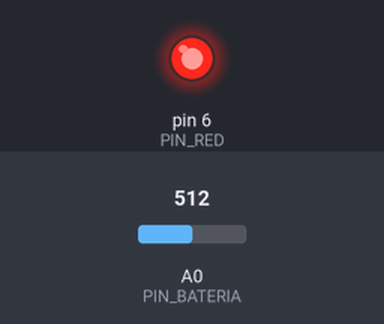
Bench run of a sketch on a simulated Arduino Uno, built with avr-gcc and run on an emulated ATmega328P. Parts: output pins drawn as LEDs (lit = HIGH). Dashed ring = blinking. The test bench sets the inputs (shaded band); at power-on: A0 (PIN_BATERIA) = 512.

Above: at 1.25 s.
1.3 s: A0 (PIN_BATERIA) set to 660
2.8 s: A0 (PIN_BATERIA) set to 607
4.3 s: A0 (PIN_BATERIA) set to 584
At 5.9 s:
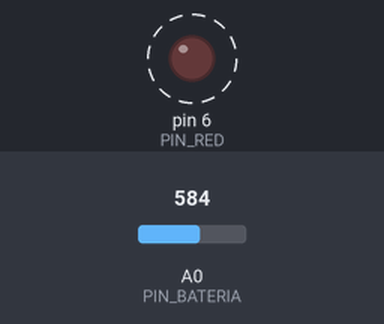
7.3 s: A0 (PIN_BATERIA) set to 635
8.8 s: A0 (PIN_BATERIA) set to 662
10.3 s: A0 (PIN_BATERIA) set to 590
At 14.1 s:
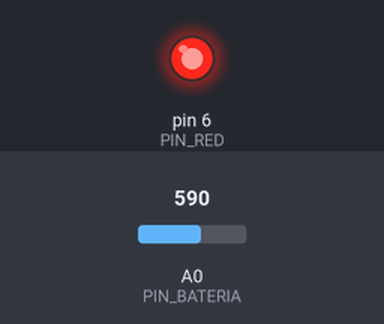
Timing chart, 0 to 14.3 s (numbered marks = the images above; inputs shaded):
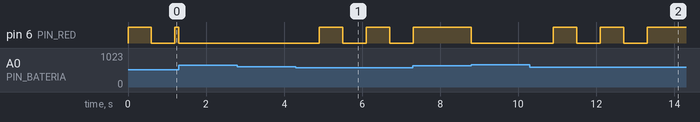

The sketch:

mef_sos.ino
```cpp
// MEF de parpadeo con patron SOS
// Definimos estados
#define BOK   0
#define POFF  1
#define PON   2

// Definimos etiquetas
#define PIN_RED       6   // Pin led rojo
#define PIN_BATERIA   A0  // Pin voltaje de la bateria

// Declaramos constantes
int Patron[18] = {
  600, 600,
  600, 600,
  600, 600,
  2000, 600,
  2000, 600,
  2000, 600,
  600, 600,
  600, 600,
  600, 6000
}; // Constante para el patron SOS

// Declaramos variables
int i = 0;
unsigned int estado = BOK;
unsigned long tini, tact, trel;

void setup() {
  // Configuramos los pines
  pinMode(PIN_RED, OUTPUT); // Definimos PIN_RED como una salida
  // Limpieza de la salida por seguridad
  digitalWrite(PIN_RED, LOW); // Apagamos PIN_RED
  tini = millis(); // Iniciamos la marca de tiempo
}

void loop() {
  if (i > 17) i = 0;
  int S = analogRead(PIN_BATERIA); // Leemos la información de PIN_BATERIA
  tact = millis();    // Tomamos el tiempo actual
  trel = tact - tini; // Calculamos el tiempo que a pasado desde tini
  switch (estado) {
    case BOK:
      digitalWrite(PIN_RED, LOW);
      if (S < 600) estado = PON;
      break;
    case POFF:
      digitalWrite(PIN_RED, LOW);
      if (S > 650) {
        estado = BOK;
        i = 0;
      }
      if (trel > Patron[i]) {
        estado = PON;
        tini = tact;
        i++;
      }
      break;
    case PON:
      digitalWrite(PIN_RED, HIGH);
      if (S > 650) {
        estado = BOK;
        i = 0;
      }
      if (trel > Patron[i]) {
        estado = POFF;
        tini = tact;
        i++;
      }
      break;
  }
}
```

Measured:
- after the input at 2.8 s, every drawn part: stays the same
- after the input at 4.3 s, pin 6 (PIN_RED): alternates HIGH for 0.60 s and LOW for 0.60 s, starting after 0.60 s
- after the input at 10.3 s, pin 6 (PIN_RED): alternates HIGH for 0.60 s and LOW for 0.60 s, starting after 0.60 s
